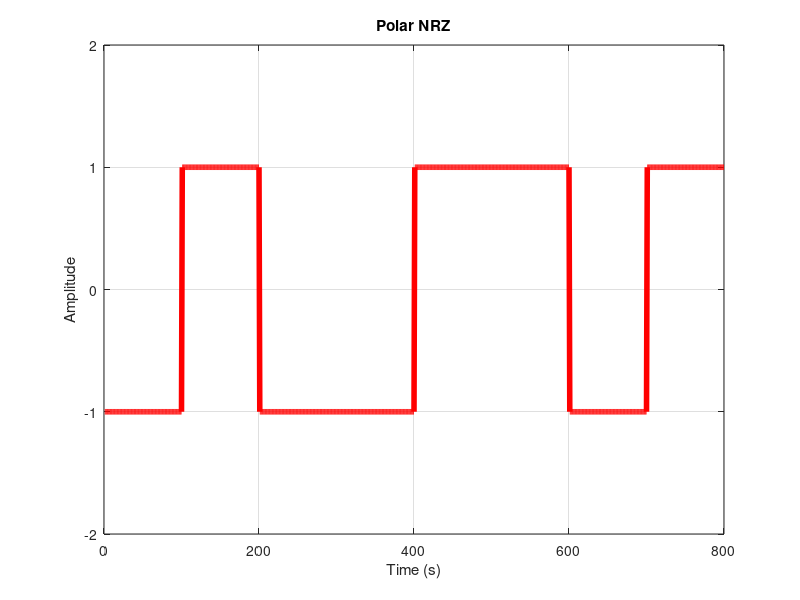

This figure's MATLAB source:
bits = [1 0 1 1 0 0 1 0];
n = 100;
x = [];
 for b = bits
    if b == 1
    shape = -1*ones(1, n);
    else 
    shape = ones(1, n);
    end
    x = [x shape];
end
plot (x, 'LineWidth', 4,'r');
axis ([0 length(x) -2 2]);
grid on;
xlabel('Time (s)');
ylabel('Amplitude');
title('Polar NRZ');
